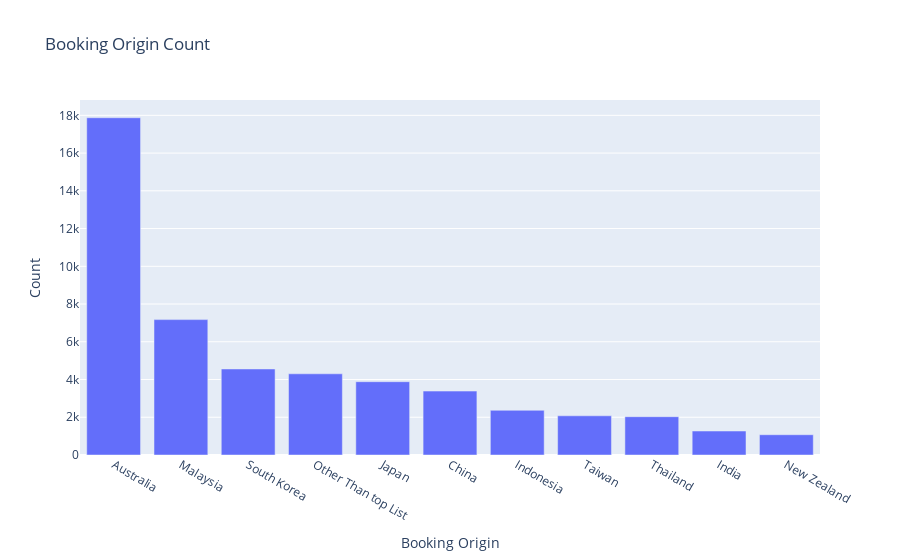

Notebook source saved alongside this figure:
### Code cell
import plotly.express as px

# Create a DataFrame with the counts
count_df = df['booking_origin'].value_counts().reset_index()
count_df.columns = ['booking_origin', 'count']

# Create the count plot using Plotly
fig = px.bar(count_df, 
             x='booking_origin', 
             y='count', 
             labels={'booking_origin': 'Booking Origin', 'count': 'Count'},
             title='Booking Origin Count',
            )

# Show the plot
fig.show()

### Figure 1 — Plotly figure (JSON) as saved in the notebook; plotly's stock layout.template omitted (floating-point values rounded to 4 significant figures)
{"data": [{"alignmentgroup": "True", "hovertemplate": "Booking Origin=%{x}<br>Count=%{y}<extra></extra>", "legendgroup": "", "marker": {"color": "#636efa", "pattern": {"shape": ""}}, "name": "", "offsetgroup": "", "orientation": "v", "showlegend": false, "textposition": "auto", "type": "bar", "x": ["Australia", "Malaysia", "South Korea", "Other Than top List", "Japan", "China", "Indonesia", "Taiwan", "Thailand", "India", "New Zealand"], "xaxis": "x", "y": [17872, 7174, 4559, 4303, 3885, 3387, 2369, 2077, 2030, 1270, 1074], "yaxis": "y"}], "layout": {"barmode": "relative", "legend": {"tracegroupgap": 0}, "title": {"text": "Booking Origin Count"}, "xaxis": {"anchor": "y", "domain": [0, 1], "title": {"text": "Booking Origin"}}, "yaxis": {"anchor": "x", "domain": [0, 1], "title": {"text": "Count"}}}}
